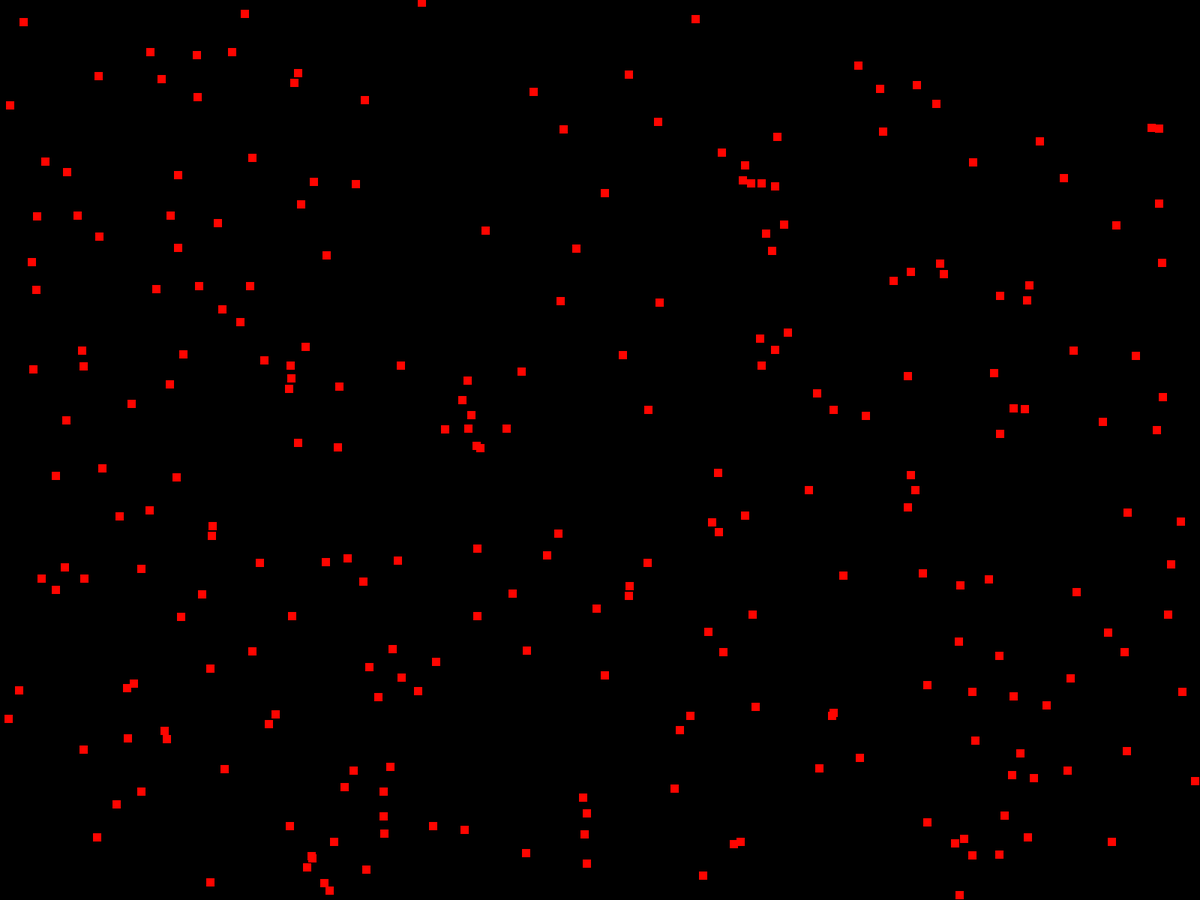
Frame 1 (no input)
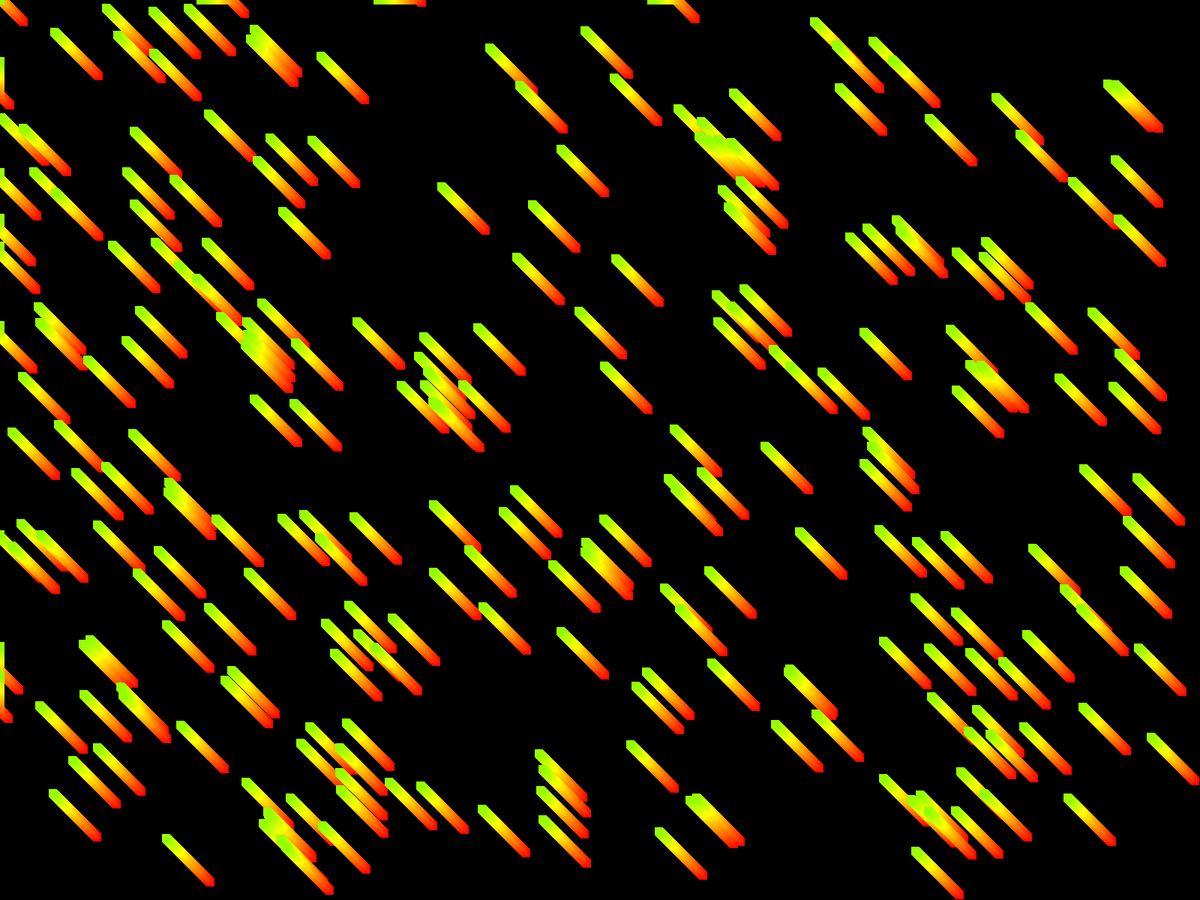
Frame 60 (the mouse pressed at the canvas centre just before this capture)
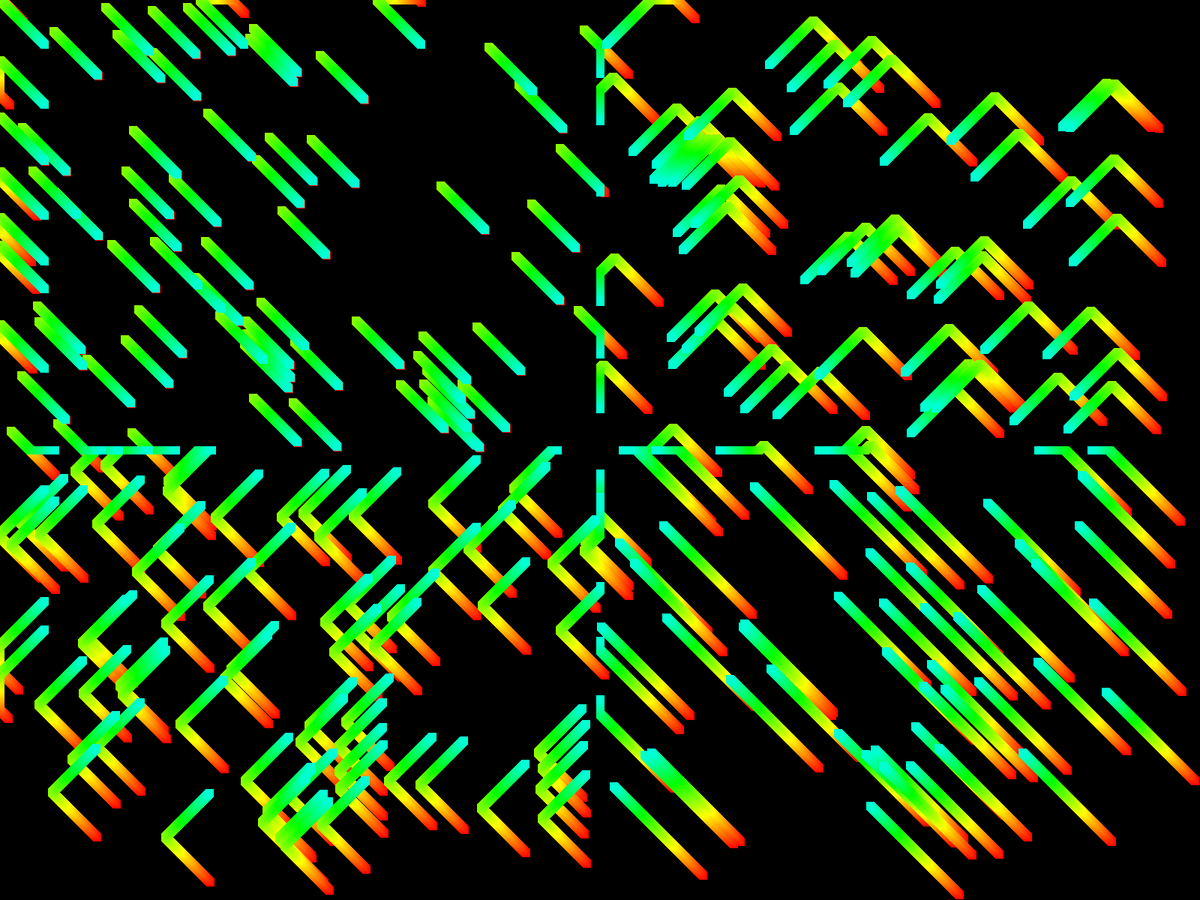
Frame 120 (the mouse held since frame 60 and released just before this capture)

The Processing sketch that drew these frames (run headless with seeded random() and noise(); from frame 60 on, the mouse is pressed at the canvas centre):

// Processing sketch: Mouse_Draw
// ── Mouse_Draw.pde
int size =250;
Scavenger[] Name = new Scavenger[size];


void setup() {
  colorMode(HSB);
  for (int i = 0; size > i; i++) {
    Name[i] = new Scavenger(int(random(0,10)),10,1);
  }
  fullScreen();
  
  background(0);
}

void draw() {
  
  for (int i=0;size>i;i++) {
    Name[i].finder();
  }
 
}
 
 
 class Scavenger {
  int path;
  int X;
  int Y;
  int D;
  int S;
  int C;
  int limit;
  int shape;
  int speed;
  
  Scavenger(int edge, int size,int shap) {
    X=int(random(0,width));
    Y=int(random(0,height));
    D=1;
    S=size;
    C=0;
    path=0;
    limit=edge;
    shape=shap;
    speed=3;
  }
  
  
  void finder() {
    C+=1;
    if (C>255) {
      C=0;
    }
    colorMode(HSB);
    fill(C,255,255);
    stroke(C,255,255);
    
    if (shape==1) {
    rect(X-S/2,Y-S/2,S,S);
    }
    if (shape==2) {
      ellipse(X-S/2,Y-S/2,S,S);
    }
    path+=1;
    if (X > mouseX) {
      X--;  
    }
    if (X < mouseX) {
      X++;
    }
    if (Y > mouseY) {
      Y--;  
    }
    if (Y < mouseY) {
      Y++;
    }

    path+=limit;
  }
}
